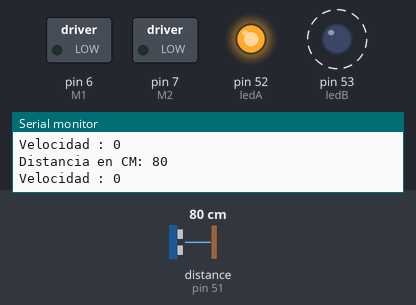
Recording of a sketch running on a simulated Arduino Mega 2560, built with avr-gcc and run on an emulated ATmega2560. Shown: switched loads named in the sketch (green lamp = pin HIGH), output pins drawn as LEDs (lit = HIGH), the last lines printed to the serial monitor. Dashed ring = blinking. The inputs (shaded band) are chosen by the test bench; at power-on: distance to the obstacle (sensor on pin 51) 80 cm.

Above: at 8.8 s.
8.9 s: distance to the obstacle (sensor on pin 51) set to 40 cm
17.2 s: distance to the obstacle (sensor on pin 51) set to 35 cm
At 24.7 s:
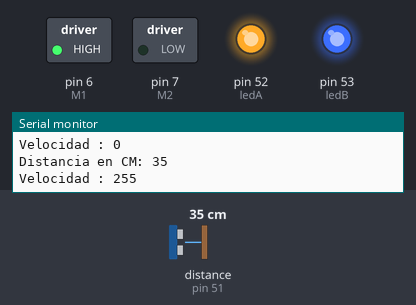
25.5 s: distance to the obstacle (sensor on pin 51) set to 2 cm
At 34.7 s:
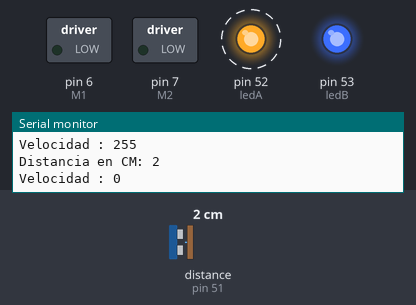
39.2 s: distance to the obstacle (sensor on pin 51) set to 6 cm
47.2 s: distance to the obstacle (sensor on pin 51) set to 8 cm
At 49.1 s:
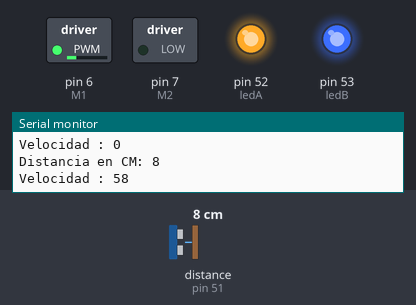
55.2 s: distance to the obstacle (sensor on pin 51) set to 9 cm
At 56.4 s:
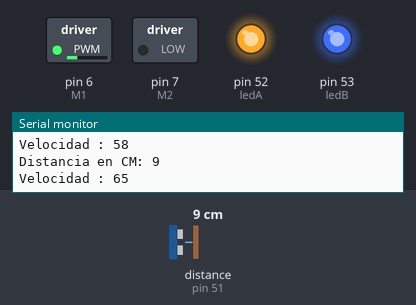
Timing chart, 0 to 58.2 s (numbered marks = the images above; inputs shaded):
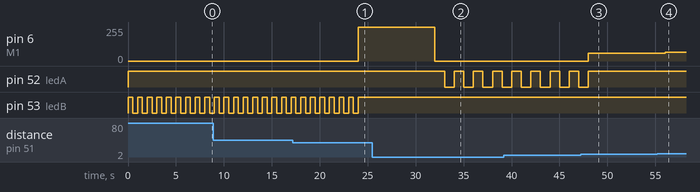

The sketch:

companiero.ino
```cpp
/*Cuando el sensor ultrasonico detecteuna distancia menor a 8cm
     *  Motor apagado
     *  Led A parpadeando cada 1seg
     *  Led B prendido
 *Cuando el sensor ultrasonico detecta entre 8 a 35 cm
 *    la velocidad debe variar de acuerdo a la distancia
 *    Ej: si D= 8cm entnces  V = 60
 *        si D = 35cm entonces V = 255
 *    Ambos led deben estar prendidos
 *Cuando el sensor ultrasonico detecte una distancia mayor a 35cm
     *  Motor apagado
     *  Led A prendido
     *  Led B parpadeando 0.5s
 *
*/
#include <Ultrasonic.h>
Ultrasonic sensor(50,51);
int ledA = 52;
int ledB = 53;
int M1 = 6;
int M2 = 7;
int velocidad;
int distancia;
void setup() {
  // put your setup code here, to run once:
  pinMode(ledA,OUTPUT);
  pinMode(ledB,OUTPUT);
  Serial.begin(9600);
}

void loop() {
  // put your main code here, to run repeatedly:
  distancia = sensor.read();
  if(distancia<8 || distancia >35){
    velocidad = 0;
    }else{
      velocidad = trunc(7.3*distancia);
      }
  Serial.print("Distancia en CM: ");
  Serial.println(distancia);
  Serial.print("Velocidad : ");
  Serial.println(velocidad);
  if(distancia <8){
      analogWrite(M1,velocidad);
      analogWrite(M2,0);
      for(int i = 1;i<=4;i++){
        digitalWrite(ledA,HIGH);
        digitalWrite(ledB,HIGH);
        delay(1000);
        digitalWrite(ledA,LOW);
        delay(1000);
      }
    }else{
        if((distancia >= 8) && (distancia <= 35) ){
            analogWrite(M1,velocidad);
            analogWrite(M2,0);
            digitalWrite(ledA,HIGH);
            digitalWrite(ledB,HIGH);
            delay(8000);
          }else{
               analogWrite(M1,velocidad);
               analogWrite(M2,0);
               for(int i = 1;i<=8;i++){
                   digitalWrite(ledA,HIGH);
                   digitalWrite(ledB,HIGH);
                   delay(500);
                   digitalWrite(ledB,LOW);
                   delay(500);
              }
        }
  }

}
```

Measured:
- the behaviour switches between 36 and 35 cm on distance to the obstacle (sensor on pin 51) (found by bisection; images 0 and 1)
- the behaviour switches between 7 and 8 cm on distance to the obstacle (sensor on pin 51) (found by bisection; images 2 and 3)
- after the input at 17.2 s, pin 6 (M1): 0/255 → 255/255 after 6.8 s
- after the input at 25.5 s, pin 6 (M1): 255/255 → 0/255 after 6.5 s; pin 52 (ledA): alternates HIGH for 1.0 s and LOW for 1.0 s, starting after 7.5 s
- after the input at 47.2 s, pin 6 (M1): 0/255 → 58/255 after 0.82 s; pin 52 (ledA): goes on until 48.0 s, then stays HIGH
- after the input at 55.2 s, pin 6 (M1): 58/255 → 65/255 after 0.82 s
- by itself, pin 53 (ledB): alternates HIGH for 0.50 s and LOW for 0.50 s
